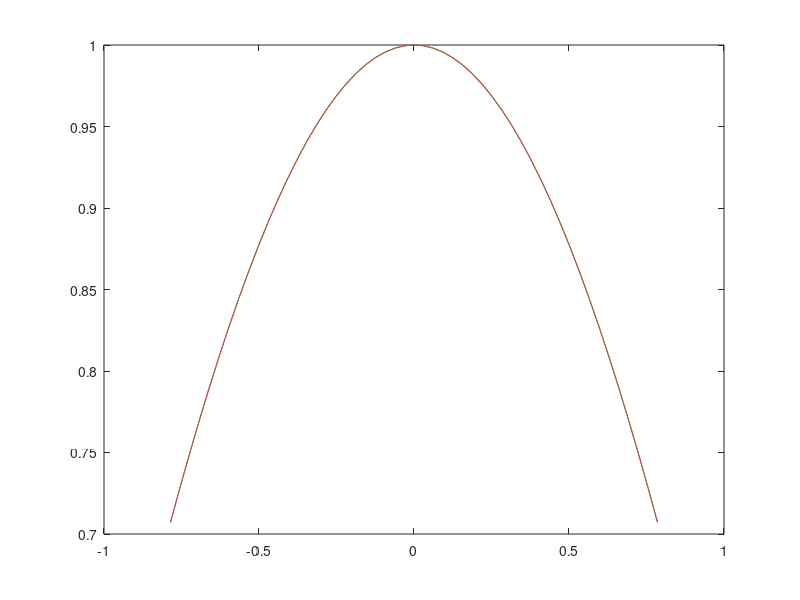

Source code (MATLAB): (Note: this script raises an error after producing the figure.)
f = @(x) cos(x);
pf = @(x) 1 - x .^ 2/2 + x .^ 4/24;
x = [-pi / 4:pi / 100:pi / 4];
y = f(x);
py = pf(x);
plot(x, y)
hold on
plot(x, py)
hold off
a = @(x) 230 * x .^ 4 + 18 * x .^ 3 + 9 * x .^ 2 - 221 * x - 9;
b = @(x) 1 + log(1 + x .^ 2);
c = @(x) exp(x) + 2 ^ (-x) + (2 * cos(x) - 6);
bisect(a, 0, 1, 10 ^ -6)
bisect(b, 0, 1, 10 ^ -6)
bisect(c, 1, 2, 10 ^ -6)
r = @(x) 1000 * (1 + x) ^ 20 + 2000 * (1 + x) ^ 14 - 5000;
bisect(r, 0, 0.05, 10 ^ -5)

function c = bisect(fun, a, b, tol)
    fa = fun(a); fb = fun(b);

    if fa * fb >= 0
        fprintf("%f and %f must be opposite signs\n", fun(a), fun(b));
        return;
    end

    n = ((log(b - a) - log(tol)) / log(2)) - 1;
    fprintf("N: %d\n", n);
    n = ceil(n);
    fprintf("Iterating %d times\n", n);
    fprintf(" k   A          B          c           f(c)\n");

    for k = 0:n
        c = (a + b) / 2;
        fc = fun(c);
        fprintf("%2d: %10.7f %10.7f %10.7f %11.7f\n", k, a, b, c, fc);

        if fc == 0
            return
        end

        if fa * fc > 0
            a = c;
            continue
        end

        b = c;
    end

end
